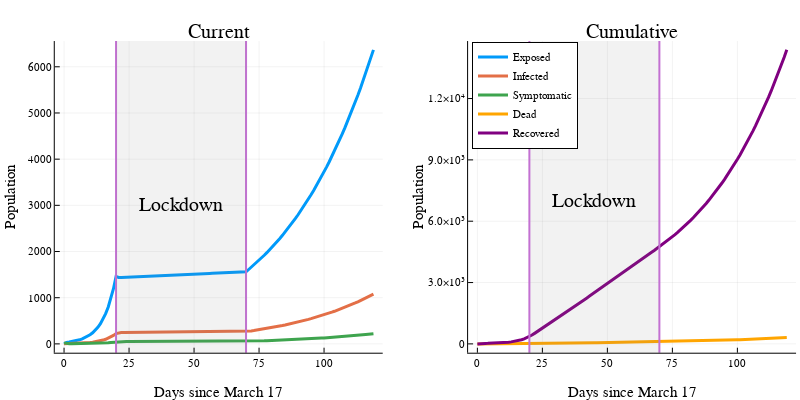

This figure's notebook cell:
### Code cell
plot(outer, inner, legend=(.59, .94), size=(800, 400), title=["Current" "Cumulative"])
xlabel!("Days since March 17", thickness_scaling=20)
ylabel!("Population")

### Figure 1 — Plotly figure (JSON) as saved in the notebook; plotly's stock layout.template omitted (floating-point values rounded to 4 significant figures)
{"data": [{"colorbar": {"title": ""}, "legendgroup": "Exposed", "line": {"color": "rgba(0, 154, 250, 1.000)", "dash": "solid", "shape": "linear", "width": 3}, "mode": "lines", "name": "Exposed", "showlegend": true, "type": "scatter", "x": [0, 1, 2, 3, 4, 5, 6, 7, 8, 9, 10, 11, 12, 13, 14, 15, 16, 17, 18, 19, 20, 21, 22, 23, 24, 25, 26, 27, 28, 29, 30, 31, 32, 33, 34, 35, 36, 37, 38, 39, 40, 41, 42, 43, 44, 45, 46, 47, 48, 49, 50, 51, 52, 53, 54, 55, 56, 57, 58, 59, 60, 61, 62, 63, 64, 65, 66, 67, 68, 69, 70, 71, 72, 73, 74, 75, 76, 77, 78, 79, 80, 81, 82, 83, 84, 85, 86, 87, 88, 89, 90, 91, 92, 93, 94, 95, 96, 97, 98, 99, 100, 101, 102, 103, 104, 105, 106, 107, 108, 109, 110, 111, 112, 113, 114, 115, 116, 117, 118, 119], "xaxis": "x1", "y": [0, 29.86, 39.49, 48.45, 59.19, 72.31, 88.35, 108.0, 131.9, 161.2, 196.9, 240.6, 294.0, 359.2, 438.9, 536.2, 655.1, 800.4, 977.9, 1195.0, 1460.0, 1438.0, 1437.0, 1439.0, 1442.0, 1444.0, 1447.0, 1450.0, 1453.0, 1455.0, 1458.0, 1461.0, 1464.0, 1466.0, 1469.0, 1472.0, 1475.0, 1477.0, 1480.0, 1483.0, 1485.0, 1488.0, 1491.0, 1493.0, 1496.0, 1498.0, 1501.0, 1504.0, 1506.0, 1509.0, 1511.0, 1514.0, 1516.0, 1519.0, 1521.0, 1524.0, 1526.0, 1529.0, 1531.0, 1534.0, 1536.0, 1539.0, 1541.0, 1544.0, 1546.0, 1548.0, 1551.0, 1553.0, 1555.0, 1558.0, 1560.0, 1611.0, 1659.0, 1708.0, 1759.0, 1811.0, 1864.0, 1919.0, 1976.0, 2034.0, 2094.0, 2156.0, 2219.0, 2284.0, 2351.0, 2420.0, 2491.0, 2564.0, 2639.0, 2717.0, 2796.0, 2878.0, 2962.0, 3048.0, 3137.0, 3229.0, 3323.0, 3419.0, 3518.0, 3621.0, 3725.0, 3833.0, 3944.0, 4058.0, 4175.0, 4296.0, 4419.0, 4546.0, 4677.0, 4811.0, 4948.0, 5090.0, 5235.0, 5384.0, 5537.0, 5695.0, 5856.0, 6022.0, 6192.0, 6367.0], "yaxis": "y1", "zmax": null, "zmin": null}, {"colorbar": {"title": ""}, "legendgroup": "Infected", "line": {"color": "rgba(227, 111, 71, 1.000)", "dash": "solid", "shape": "linear", "width": 3}, "mode": "lines", "name": "Infected", "showlegend": true, "type": "scatter", "x": [0, 1, 2, 3, 4, 5, 6, 7, 8, 9, 10, 11, 12, 13, 14, 15, 16, 17, 18, 19, 20, 21, 22, 23, 24, 25, 26, 27, 28, 29, 30, 31, 32, 33, 34, 35, 36, 37, 38, 39, 40, 41, 42, 43, 44, 45, 46, 47, 48, 49, 50, 51, 52, 53, 54, 55, 56, 57, 58, 59, 60, 61, 62, 63, 64, 65, 66, 67, 68, 69, 70, 71, 72, 73, 74, 75, 76, 77, 78, 79, 80, 81, 82, 83, 84, 85, 86, 87, 88, 89, 90, 91, 92, 93, 94, 95, 96, 97, 98, 99, 100, 101, 102, 103, 104, 105, 106, 107, 108, 109, 110, 111, 112, 113, 114, 115, 116, 117, 118, 119], "xaxis": "x1", "y": [2, 3.514, 5.72, 7.366, 9.075, 11.1, 13.57, 16.58, 20.25, 24.75, 30.24, 36.95, 45.14, 55.16, 67.39, 82.34, 100.6, 122.9, 150.2, 183.5, 224.2, 243.7, 246.5, 247.2, 247.7, 248.2, 248.7, 249.2, 249.6, 250.1, 250.6, 251.1, 251.6, 252.0, 252.5, 253.0, 253.4, 253.9, 254.4, 254.8, 255.3, 255.7, 256.2, 256.6, 257.1, 257.5, 258.0, 258.4, 258.9, 259.3, 259.8, 260.2, 260.6, 261.1, 261.5, 261.9, 262.4, 262.8, 263.2, 263.6, 264.1, 264.5, 264.9, 265.3, 265.7, 266.1, 266.5, 266.9, 267.3, 267.7, 268.1, 272.9, 280.6, 288.8, 297.4, 306.2, 315.2, 324.5, 334.1, 343.9, 354.1, 364.5, 375.2, 386.3, 397.6, 409.3, 421.3, 433.7, 446.4, 459.4, 472.9, 486.7, 500.9, 515.6, 530.6, 546.1, 562.0, 578.3, 595.1, 612.4, 630.1, 648.4, 667.2, 686.4, 706.3, 726.6, 747.6, 769.1, 791.2, 813.8, 837.2, 861.1, 885.7, 911.0, 936.9, 963.5, 990.9, 1019.0, 1048.0, 1077.0], "yaxis": "y1", "zmax": null, "zmin": null}, {"colorbar": {"title": ""}, "legendgroup": "Symptomatic", "line": {"color": "rgba(62, 164, 78, 1.000)", "dash": "solid", "shape": "linear", "width": 3}, "mode": "lines", "name": "Symptomatic", "showlegend": true, "type": "scatter", "x": [0, 1, 2, 3, 4, 5, 6, 7, 8, 9, 10, 11, 12, 13, 14, 15, 16, 17, 18, 19, 20, 21, 22, 23, 24, 25, 26, 27, 28, 29, 30, 31, 32, 33, 34, 35, 36, 37, 38, 39, 40, 41, 42, 43, 44, 45, 46, 47, 48, 49, 50, 51, 52, 53, 54, 55, 56, 57, 58, 59, 60, 61, 62, 63, 64, 65, 66, 67, 68, 69, 70, 71, 72, 73, 74, 75, 76, 77, 78, 79, 80, 81, 82, 83, 84, 85, 86, 87, 88, 89, 90, 91, 92, 93, 94, 95, 96, 97, 98, 99, 100, 101, 102, 103, 104, 105, 106, 107, 108, 109, 110, 111, 112, 113, 114, 115, 116, 117, 118, 119], "xaxis": "x1", "y": [22, 4.514, 1.681, 1.459, 1.698, 2.064, 2.521, 3.08, 3.763, 4.598, 5.618, 6.865, 8.388, 10.25, 12.52, 15.3, 18.69, 22.84, 27.9, 34.09, 41.65, 48.24, 50.57, 51.2, 51.41, 51.53, 51.64, 51.74, 51.84, 51.94, 52.04, 52.13, 52.23, 52.33, 52.43, 52.53, 52.62, 52.72, 52.82, 52.91, 53.01, 53.1, 53.2, 53.29, 53.39, 53.48, 53.57, 53.67, 53.76, 53.85, 53.94, 54.04, 54.13, 54.22, 54.31, 54.4, 54.49, 54.58, 54.66, 54.75, 54.84, 54.93, 55.01, 55.1, 55.19, 55.27, 55.36, 55.44, 55.52, 55.61, 55.69, 56.16, 57.43, 59.04, 60.77, 62.57, 64.41, 66.31, 68.27, 70.28, 72.36, 74.49, 76.68, 78.94, 81.26, 83.64, 86.1, 88.63, 91.23, 93.9, 96.65, 99.48, 102.4, 105.4, 108.4, 111.6, 114.9, 118.2, 121.6, 125.2, 128.8, 132.5, 136.4, 140.3, 144.4, 148.5, 152.8, 157.2, 161.7, 166.4, 171.2, 176.1, 181.1, 186.3, 191.6, 197.0, 202.6, 208.4, 214.3, 220.3], "yaxis": "y1", "zmax": null, "zmin": null}, {"colorbar": {"title": ""}, "legendgroup": "", "line": {"color": "rgba(195, 113, 210, 1.000)", "dash": "solid", "shape": "linear", "width": 2}, "mode": "lines", "name": "", "showlegend": false, "type": "scatter", "x": [20, 20], "xaxis": "x1", "y": [-675100.0, 681400.0], "yaxis": "y1", "zmax": null, "zmin": null}, {"colorbar": {"title": ""}, "legendgroup": "", "line": {"color": "rgba(195, 113, 210, 1.000)", "dash": "solid", "shape": "linear", "width": 2}, "mode": "lines", "name": "", "showlegend": false, "type": "scatter", "x": [70, 70], "xaxis": "x1", "y": [-675100.0, 681400.0], "yaxis": "y1", "zmax": null, "zmin": null}, {"fill": "tozeroy", "fillcolor": "rgba(128, 128, 128, 0.100)", "hoverinfo": "none", "legendgroup": "", "line": {"color": "rgba(0, 0, 0, 0.100)", "dash": "solid", "width": 0}, "mode": "lines", "name": "", "showlegend": false, "type": "scatter", "x": [20, 20, 70, 70, 20], "xaxis": "x1", "y": [-675100.0, 681400.0, 681400.0, -675100.0, -675100.0], "yaxis": "y1"}, {"colorbar": {"title": ""}, "legendgroup": "Dead", "line": {"color": "rgba(255, 165, 0, 1.000)", "dash": "solid", "shape": "linear", "width": 3}, "mode": "lines", "name": "Dead", "showlegend": true, "type": "scatter", "x": [0, 1, 2, 3, 4, 5, 6, 7, 8, 9, 10, 11, 12, 13, 14, 15, 16, 17, 18, 19, 20, 21, 22, 23, 24, 25, 26, 27, 28, 29, 30, 31, 32, 33, 34, 35, 36, 37, 38, 39, 40, 41, 42, 43, 44, 45, 46, 47, 48, 49, 50, 51, 52, 53, 54, 55, 56, 57, 58, 59, 60, 61, 62, 63, 64, 65, 66, 67, 68, 69, 70, 71, 72, 73, 74, 75, 76, 77, 78, 79, 80, 81, 82, 83, 84, 85, 86, 87, 88, 89, 90, 91, 92, 93, 94, 95, 96, 97, 98, 99, 100, 101, 102, 103, 104, 105, 106, 107, 108, 109, 110, 111, 112, 113, 114, 115, 116, 117, 118, 119], "xaxis": "x2", "y": [0, 0.3913, 0.4871, 0.541, 0.5974, 0.6649, 0.7473, 0.8479, 0.9709, 1.121, 1.305, 1.529, 1.803, 2.138, 2.547, 3.047, 3.658, 4.404, 5.316, 6.43, 7.791, 9.426, 11.22, 13.05, 14.9, 16.76, 18.62, 20.48, 22.35, 24.22, 26.1, 27.97, 29.86, 31.74, 33.63, 35.52, 37.42, 39.32, 41.22, 43.13, 45.04, 46.95, 48.87, 50.79, 52.71, 54.64, 56.57, 58.5, 60.44, 62.38, 64.32, 66.27, 68.22, 70.17, 72.13, 74.09, 76.05, 78.02, 79.98, 81.96, 83.93, 85.91, 87.89, 89.88, 91.87, 93.86, 95.85, 97.85, 99.85, 101.9, 103.9, 105.9, 107.9, 110.0, 112.2, 114.4, 116.7, 119.1, 121.5, 124.0, 126.5, 129.2, 131.9, 134.7, 137.6, 140.6, 143.6, 146.8, 150.0, 153.4, 156.8, 160.3, 164.0, 167.7, 171.6, 175.6, 179.6, 183.8, 188.2, 192.6, 197.2, 201.9, 206.7, 211.7, 216.9, 222.1, 227.6, 233.2, 238.9, 244.8, 250.9, 257.2, 263.6, 270.2, 277.1, 284.1, 291.3, 298.7, 306.3, 314.1], "yaxis": "y2", "zmax": null, "zmin": null}, {"colorbar": {"title": ""}, "legendgroup": "Recovered", "line": {"color": "rgba(128, 0, 128, 1.000)", "dash": "solid", "shape": "linear", "width": 3}, "mode": "lines", "name": "Recovered", "showlegend": true, "type": "scatter", "x": [0, 1, 2, 3, 4, 5, 6, 7, 8, 9, 10, 11, 12, 13, 14, 15, 16, 17, 18, 19, 20, 21, 22, 23, 24, 25, 26, 27, 28, 29, 30, 31, 32, 33, 34, 35, 36, 37, 38, 39, 40, 41, 42, 43, 44, 45, 46, 47, 48, 49, 50, 51, 52, 53, 54, 55, 56, 57, 58, 59, 60, 61, 62, 63, 64, 65, 66, 67, 68, 69, 70, 71, 72, 73, 74, 75, 76, 77, 78, 79, 80, 81, 82, 83, 84, 85, 86, 87, 88, 89, 90, 91, 92, 93, 94, 95, 96, 97, 98, 99, 100, 101, 102, 103, 104, 105, 106, 107, 108, 109, 110, 111, 112, 113, 114, 115, 116, 117, 118, 119], "xaxis": "x2", "y": [0, 17.92, 22.3, 24.77, 27.35, 30.44, 34.21, 38.82, 44.45, 51.33, 59.73, 70.0, 82.55, 97.88, 116.6, 139.5, 167.5, 201.6, 243.4, 294.4, 356.7, 431.5, 513.5, 597.6, 682.3, 767.3, 852.4, 937.8, 1023.0, 1109.0, 1195.0, 1281.0, 1367.0, 1453.0, 1540.0, 1626.0, 1713.0, 1800.0, 1887.0, 1974.0, 2062.0, 2149.0, 2237.0, 2325.0, 2413.0, 2501.0, 2590.0, 2678.0, 2767.0, 2856.0, 2945.0, 3034.0, 3123.0, 3212.0, 3302.0, 3392.0, 3482.0, 3572.0, 3662.0, 3752.0, 3843.0, 3933.0, 4024.0, 4115.0, 4206.0, 4297.0, 4388.0, 4480.0, 4571.0, 4663.0, 4755.0, 4847.0, 4941.0, 5037.0, 5136.0, 5238.0, 5342.0, 5450.0, 5561.0, 5676.0, 5793.0, 5915.0, 6039.0, 6168.0, 6300.0, 6436.0, 6576.0, 6720.0, 6869.0, 7022.0, 7179.0, 7341.0, 7507.0, 7679.0, 7855.0, 8037.0, 8224.0, 8416.0, 8614.0, 8818.0, 9027.0, 9243.0, 9465.0, 9693.0, 9928.0, 10170.0, 10420.0, 10670.0, 10940.0, 11210.0, 11490.0, 11770.0, 12070.0, 12370.0, 12680.0, 13000.0, 13330.0, 13670.0, 14020.0, 14380.0], "yaxis": "y2", "zmax": null, "zmin": null}, {"fill": "tozeroy", "fillcolor": "rgba(128, 128, 128, 0.100)", "hoverinfo": "none", "legendgroup": "", "line": {"color": "rgba(0, 0, 0, 0.100)", "dash": "solid", "width": 0}, "mode": "lines", "name": "", "showlegend": false, "type": "scatter", "x": [20, 20, 70, 70, 20], "xaxis": "x2", "y": [-1525000.0, 1539000.0, 1539000.0, -1525000.0, -1525000.0], "yaxis": "y2"}, {"colorbar": {"title": ""}, "legendgroup": "", "line": {"color": "rgba(195, 113, 210, 1.000)", "dash": "solid", "shape": "linear", "width": 2}, "mode": "lines", "name": "", "showlegend": false, "type": "scatter", "x": [20, 20], "xaxis": "x2", "y": [-1525000.0, 1539000.0], "yaxis": "y2", "zmax": null, "zmin": null}, {"colorbar": {"title": ""}, "legendgroup": "", "line": {"color": "rgba(195, 113, 210, 1.000)", "dash": "solid", "shape": "linear", "width": 2}, "mode": "lines", "name": "", "showlegend": false, "type": "scatter", "x": [70, 70], "xaxis": "x2", "y": [-1525000.0, 1539000.0], "yaxis": "y2", "zmax": null, "zmin": null}], "layout": {"annotations": [{"font": {"color": "rgba(0, 0, 0, 1.000)", "family": "sans-serif", "size": 20}, "rotation": 0, "showarrow": false, "text": "Current", "x": 0.2734, "xanchor": "center", "xref": "paper", "y": 1, "yanchor": "top", "yref": "paper"}, {"font": {"color": "rgba(0, 0, 0, 1.000)", "family": "sans-serif", "size": 20}, "rotation": 0, "showarrow": false, "text": "Lockdown", "x": 45, "xanchor": "center", "xref": "x1", "y": 3000, "yanchor": "middle", "yref": "y1"}, {"font": {"color": "rgba(0, 0, 0, 1.000)", "family": "sans-serif", "size": 20}, "rotation": 0, "showarrow": false, "text": "4/6/20", "x": 20, "xanchor": "center", "xref": "x1", "y": 7500, "yanchor": "bottom", "yref": "y1"}, {"font": {"color": "rgba(0, 0, 0, 1.000)", "family": "sans-serif", "size": 20}, "rotation": 0, "showarrow": false, "text": "5/26/20", "x": 70, "xanchor": "center", "xref": "x1", "y": 7500, "yanchor": "bottom", "yref": "y1"}, {"font": {"color": "rgba(0, 0, 0, 1.000)", "family": "sans-serif", "size": 20}, "rotation": 0, "showarrow": false, "text": "Cumulative", "x": 0.7901, "xanchor": "center", "xref": "paper", "y": 1, "yanchor": "top", "yref": "paper"}, {"font": {"color": "rgba(0, 0, 0, 1.000)", "family": "sans-serif", "size": 20}, "rotation": 0, "showarrow": false, "text": "Lockdown", "x": 45, "xanchor": "center", "xref": "x2", "y": 7000, "yanchor": "middle", "yref": "y2"}, {"font": {"color": "rgba(0, 0, 0, 1.000)", "family": "sans-serif", "size": 20}, "rotation": 0, "showarrow": false, "text": "4/6/20", "x": 25, "xanchor": "center", "xref": "x2", "y": 15000, "yanchor": "bottom", "yref": "y2"}, {"font": {"color": "rgba(0, 0, 0, 1.000)", "family": "sans-serif", "size": 20}, "rotation": 0, "showarrow": false, "text": "5/26/20", "x": 75, "xanchor": "center", "xref": "x2", "y": 15000, "yanchor": "bottom", "yref": "y2"}], "height": 400, "legend": {"bgcolor": "rgba(255, 255, 255, 1.000)", "bordercolor": "rgba(0, 0, 0, 1.000)", "borderwidth": 1, "font": {"color": "rgba(0, 0, 0, 1.000)", "family": "sans-serif", "size": 11}, "tracegroupgap": 0, "traceorder": "normal", "x": 0.59, "xanchor": "left", "y": 0.94, "yanchor": "top"}, "margin": {"b": 20, "l": 0, "r": 0, "t": 20}, "paper_bgcolor": "rgba(255, 255, 255, 1.000)", "plot_bgcolor": "rgba(255, 255, 255, 1.000)", "showlegend": true, "width": 800, "xaxis1": {"anchor": "y1", "domain": [0.06846, 0.4784], "gridcolor": "rgba(0, 0, 0, 0.100)", "gridwidth": 0.5, "linecolor": "rgba(0, 0, 0, 1.000)", "mirror": false, "range": [-3.57, 122.6], "showgrid": true, "showline": true, "showticklabels": true, "tickangle": 0, "tickcolor": "rgb(0, 0, 0)", "tickfont": {"color": "rgba(0, 0, 0, 1.000)", "family": "sans-serif", "size": 11}, "tickmode": "array", "ticks": "inside", "ticktext": ["0", "25", "50", "75", "100"], "tickvals": [0, 25, 50, 75, 100], "title": "Days since March 17", "titlefont": {"color": "rgba(0, 0, 0, 1.000)", "family": "sans-serif", "size": 15}, "type": "-", "visible": true, "zeroline": false, "zerolinecolor": "rgba(0, 0, 0, 1.000)"}, "xaxis2": {"anchor": "y2", "domain": [0.5851, 0.9951], "gridcolor": "rgba(0, 0, 0, 0.100)", "gridwidth": 0.5, "linecolor": "rgba(0, 0, 0, 1.000)", "mirror": false, "range": [-3.57, 122.6], "showgrid": true, "showline": true, "showticklabels": true, "tickangle": 0, "tickcolor": "rgb(0, 0, 0)", "tickfont": {"color": "rgba(0, 0, 0, 1.000)", "family": "sans-serif", "size": 11}, "tickmode": "array", "ticks": "inside", "ticktext": ["0", "25", "50", "75", "100"], "tickvals": [0, 25, 50, 75, 100], "title": "Days since March 17", "titlefont": {"color": "rgba(0, 0, 0, 1.000)", "family": "sans-serif", "size": 15}, "type": "-", "visible": true, "zeroline": false, "zerolinecolor": "rgba(0, 0, 0, 1.000)"}, "yaxis1": {"anchor": "x1", "domain": [0.07581, 0.9415], "gridcolor": "rgba(0, 0, 0, 0.100)", "gridwidth": 0.5, "linecolor": "rgba(0, 0, 0, 1.000)", "mirror": false, "range": [-191.0, 6558.0], "showgrid": true, "showline": true, "showticklabels": true, "tickangle": 0, "tickcolor": "rgb(0, 0, 0)", "tickfont": {"color": "rgba(0, 0, 0, 1.000)", "family": "sans-serif", "size": 11}, "tickmode": "array", "ticks": "inside", "ticktext": ["0", "1000", "2000", "3000", "4000", "5000", "6000"], "tickvals": [0, 1000, 2000, 3000, 4000, 5000, 6000], "title": "Population", "titlefont": {"color": "rgba(0, 0, 0, 1.000)", "family": "sans-serif", "size": 15}, "type": "-", "visible": true, "zeroline": false, "zerolinecolor": "rgba(0, 0, 0, 1.000)"}, "yaxis2": {"anchor": "x2", "domain": [0.07581, 0.9415], "gridcolor": "rgba(0, 0, 0, 0.100)", "gridwidth": 0.5, "linecolor": "rgba(0, 0, 0, 1.000)", "mirror": false, "range": [-431.4, 14810.0], "showgrid": true, "showline": true, "showticklabels": true, "tickangle": 0, "tickcolor": "rgb(0, 0, 0)", "tickfont": {"color": "rgba(0, 0, 0, 1.000)", "family": "sans-serif", "size": 11}, "tickmode": "array", "ticks": "inside", "ticktext": ["0", "3.0×10³", "6.0×10³", "9.0×10³", "1.2×10⁴"], "tickvals": [0, 3000, 6000, 9000, 12000], "title": "Population", "titlefont": {"color": "rgba(0, 0, 0, 1.000)", "family": "sans-serif", "size": 15}, "type": "-", "visible": true, "zeroline": false, "zerolinecolor": "rgba(0, 0, 0, 1.000)"}}}
